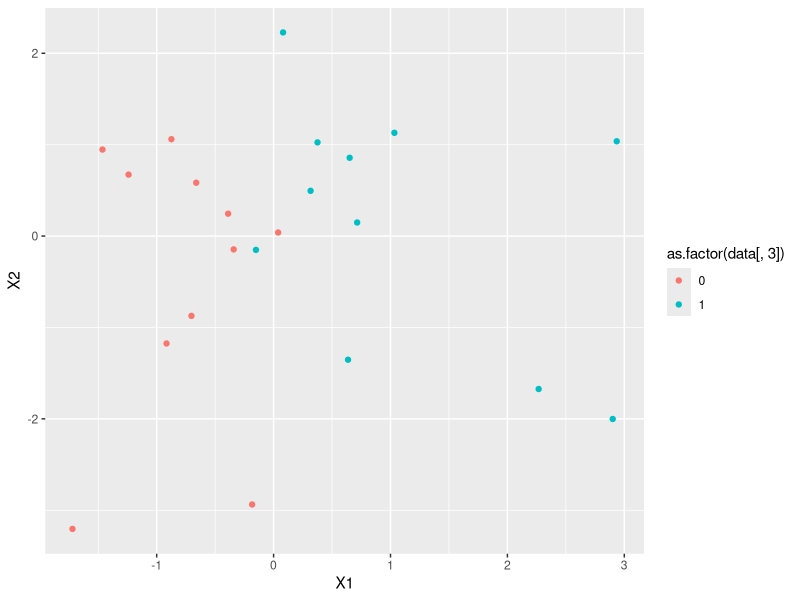
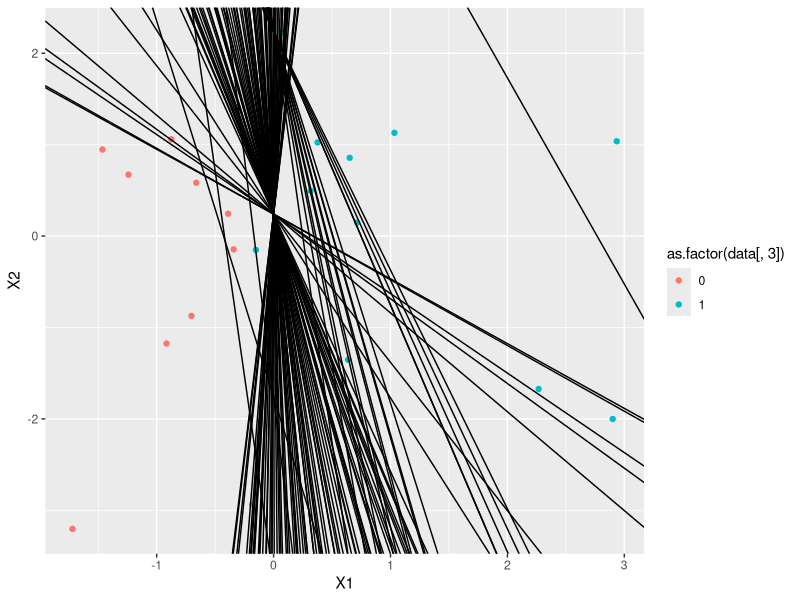
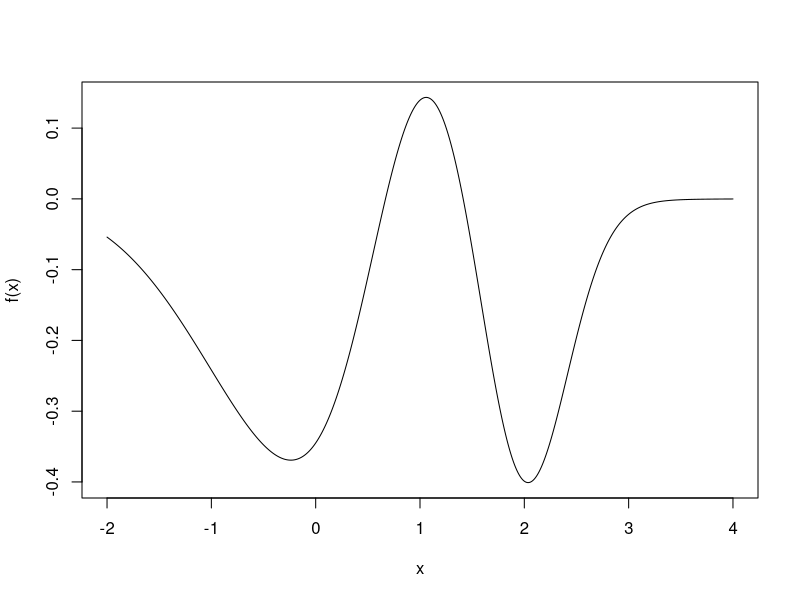

The R script that drew these images, in order:
## ---- chunk 1
knitr::opts_chunk$set(echo = TRUE)
## ---- chunk 2
library(MASS)
library(ggplot2)
data = mvrnorm(20, c(0, 0), matrix(c(2, 0, 0, 2), 2, 2))
minpos = min(data[,1][which(data[,1] > 0)])
maxneg = max(data[,1][which(data[,1] < 0)])
data = rbind(data.frame(data, data[,1] > 0), c(rep(runif(1, 0, minpos), 2), FALSE),
	c(rep(runif(1, maxneg, 0), 2), TRUE))
v = as.matrix(runif(3, 0, 1))
x.data = cbind(rep(1, dim(data)[1]), as.matrix(data[,1:2]))
y.data = as.matrix((data[,3] - 0.5) * 2)	
y.est = ((x.data %*% v > 0) - 0.5) * 2
v.data = as.matrix(v)
cnt = 1
while(any(y.est != y.data)){
	v = v + t(x.data) %*% (y.data - y.est)
	y.est = ((x.data %*% v > 0) - 0.5) * 2
	v.data = cbind(v.data, v)
	cnt = cnt + 1
	if(cnt == 100){break}}
graph = ggplot(data, mapping = aes(x = X1, y = X2, 
	color = as.factor(data[,3]))) + geom_point()
graph.points = graph
for(i in 1:dim(v.data)[2]){
	graph = graph + geom_abline(intercept = v.data[1, i], 
		slope = -v.data[2, i] / v.data[3, i])}
plot(graph.points)
plot(graph)
## ---- chunk 3
f = function(x){-dnorm(x, 0, 1) + 0.5 * dnorm(x, 1, 0.5) - 0.4 * dnorm(x, 2, 0.4)}
x = seq(-2, 4, length.out = 500)
graph = spline(x, f(x), n = 1000)
plot(graph, type = 'l', xlab = 'x', ylab = 'f(x)')
## ---- chunk 4
f.prime = function(x, delta = 0.001){(f(x + delta) - f(x - delta)) / (2 * delta)}
print(f.prime(-2))
## ---- chunk 5
gred.des = function(x1, epsilon = 0.05){
	n = 1
	x.data = c(x1)
	f.data = c(f(x1))
	while(n == 1 || abs(x1 - pre) > epsilon){
		pre = x1
		x1 = x1 - f.prime(x1) / n
		x.data = c(x.data, x1)
		f.data = c(f.data, f(x1))
		n = n + 1
	}
	return(list(n, x.data, x1, f(x1), f.data))
}
print(gred.des(-2))
